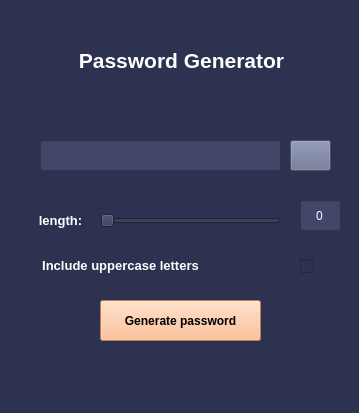
<?xml version="1.0" encoding="UTF-8"?>
<ui version="4.0">
 <class>MainWindow</class>
 <widget class="QMainWindow" name="MainWindow">
  <property name="geometry">
   <rect>
    <x>0</x>
    <y>0</y>
    <width>359</width>
    <height>413</height>
   </rect>
  </property>
  <property name="windowTitle">
   <string>Password Generator</string>
  </property>
  <property name="windowIcon">
   <iconset>
    <normaloff>icon_image/key.png</normaloff>icon_image/key.png</iconset>
  </property>
  <property name="styleSheet">
   <string notr="true">background-color: rgb(45, 50, 80);

</string>
  </property>
  <widget class="QWidget" name="centralwidget">
   <widget class="QLabel" name="titlelabel">
    <property name="geometry">
     <rect>
      <x>6</x>
      <y>10</y>
      <width>351</width>
      <height>101</height>
     </rect>
    </property>
    <property name="styleSheet">
     <string notr="true"/>
    </property>
    <property name="text">
     <string>&lt;html&gt;&lt;head/&gt;&lt;body&gt;&lt;p align=&quot;center&quot;&gt;&lt;span style=&quot; font-size:16pt; font-weight:600; color:#ffffff;&quot;&gt;Password Generator&lt;/span&gt;&lt;/p&gt;&lt;/body&gt;&lt;/html&gt;</string>
    </property>
   </widget>
   <widget class="QLineEdit" name="lineEdit">
    <property name="geometry">
     <rect>
      <x>40</x>
      <y>140</y>
      <width>241</width>
      <height>31</height>
     </rect>
    </property>
    <property name="styleSheet">
     <string notr="true">background-color: rgb(66, 71, 105);
border-color: rgb(66, 71, 105);
color: rgb(255, 255, 255);</string>
    </property>
    <property name="text">
     <string/>
    </property>
   </widget>
   <widget class="QPushButton" name="copyButton">
    <property name="geometry">
     <rect>
      <x>290</x>
      <y>140</y>
      <width>41</width>
      <height>31</height>
     </rect>
    </property>
    <property name="styleSheet">
     <string notr="true">background-color: rgb(103, 111, 141);</string>
    </property>
    <property name="text">
     <string/>
    </property>
    <property name="icon">
     <iconset>
      <normaloff>icon_image/blue-document-copy.png</normaloff>icon_image/blue-document-copy.png</iconset>
    </property>
   </widget>
   <widget class="QSlider" name="horizontalSlider">
    <property name="geometry">
     <rect>
      <x>100</x>
      <y>210</y>
      <width>181</width>
      <height>22</height>
     </rect>
    </property>
    <property name="orientation">
     <enum>Qt::Horizontal</enum>
    </property>
   </widget>
   <widget class="QLabel" name="lengthlabel">
    <property name="geometry">
     <rect>
      <x>30</x>
      <y>210</y>
      <width>61</width>
      <height>21</height>
     </rect>
    </property>
    <property name="text">
     <string>&lt;html&gt;&lt;head/&gt;&lt;body&gt;&lt;p align=&quot;center&quot;&gt;&lt;span style=&quot; font-size:10pt; font-weight:600; color:#ffffff;&quot;&gt;length:&lt;/span&gt;&lt;/p&gt;&lt;/body&gt;&lt;/html&gt;</string>
    </property>
   </widget>
   <widget class="QCheckBox" name="checkBox">
    <property name="geometry">
     <rect>
      <x>300</x>
      <y>256</y>
      <width>20</width>
      <height>21</height>
     </rect>
    </property>
    <property name="styleSheet">
     <string notr="true"/>
    </property>
    <property name="text">
     <string/>
    </property>
   </widget>
   <widget class="QLabel" name="checkboxlabel">
    <property name="geometry">
     <rect>
      <x>30</x>
      <y>255</y>
      <width>181</width>
      <height>21</height>
     </rect>
    </property>
    <property name="text">
     <string>&lt;html&gt;&lt;head/&gt;&lt;body&gt;&lt;p align=&quot;center&quot;&gt;&lt;span style=&quot; font-size:10pt; font-weight:600; color:#ffffff;&quot;&gt;Include uppercase letters&lt;/span&gt;&lt;/p&gt;&lt;/body&gt;&lt;/html&gt;</string>
    </property>
   </widget>
   <widget class="QPushButton" name="passwordButton">
    <property name="geometry">
     <rect>
      <x>100</x>
      <y>300</y>
      <width>161</width>
      <height>41</height>
     </rect>
    </property>
    <property name="font">
     <font>
      <pointsize>9</pointsize>
      <weight>75</weight>
      <bold>true</bold>
     </font>
    </property>
    <property name="styleSheet">
     <string notr="true">background-color: rgb(255, 177, 122);</string>
    </property>
    <property name="text">
     <string>Generate password</string>
    </property>
   </widget>
   <widget class="QLineEdit" name="length_entry">
    <property name="geometry">
     <rect>
      <x>300</x>
      <y>200</y>
      <width>41</width>
      <height>31</height>
     </rect>
    </property>
    <property name="styleSheet">
     <string notr="true">background-color: rgb(66, 71, 105);
color: rgb(255, 255, 255);</string>
    </property>
    <property name="text">
     <string>0</string>
    </property>
    <property name="alignment">
     <set>Qt::AlignCenter</set>
    </property>
    <property name="readOnly">
     <bool>false</bool>
    </property>
   </widget>
  </widget>
  <widget class="QMenuBar" name="menubar">
   <property name="geometry">
    <rect>
     <x>0</x>
     <y>0</y>
     <width>359</width>
     <height>21</height>
    </rect>
   </property>
  </widget>
  <widget class="QStatusBar" name="statusbar"/>
 </widget>
 <resources/>
 <connections/>
</ui>
